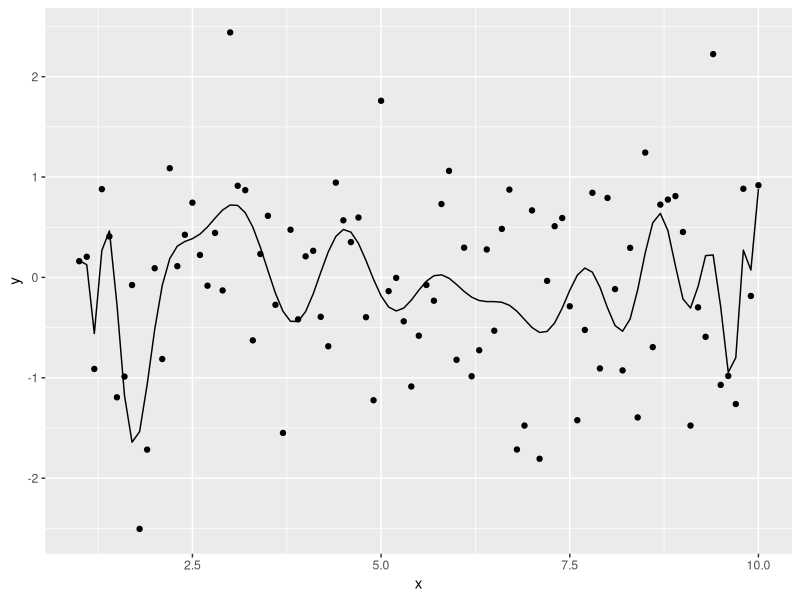

Here is the R script that generated this plot:
# #winning algorithm

library(magrittr)
library(ggplot2)

x <- seq(1,10,.1)
y <- rnorm(length(x))

my_data <- data.frame(x,y)

my_model <- lm(y ~ poly(x,25),data = my_data)
summary(my_model)

my_data$fit <- predict(my_model,my_data)

my_data %>% ggplot() + 
    geom_point(aes(x,y)) + 
    geom_line(aes(x,fit))

# for real though, Andrew mentioned something about checking for overfitting, so something to keep in mind!